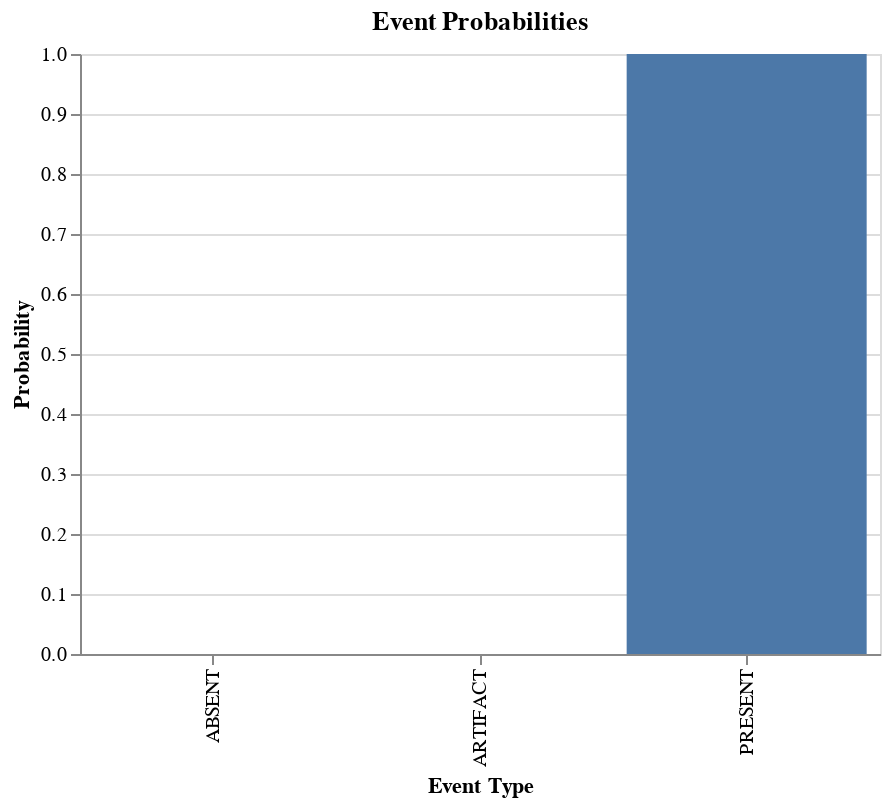

Express this chart as Vega-Lite.
### Vega-Lite specification from a JSON file in a GitHub repository (floating-point values rounded to 4 significant figures)
{"config": {"view": {"continuousWidth": 300, "continuousHeight": 300}}, "data": {"name": "data-51894788ae47da6bd776efa1600ca0e2"}, "mark": {"type": "bar"}, "encoding": {"tooltip": [{"field": "Event", "type": "nominal"}, {"field": "Probability", "format": ".6f", "type": "quantitative"}], "x": {"field": "Event", "title": "Event Type", "type": "nominal"}, "y": {"field": "Probability", "title": "Probability", "type": "quantitative"}}, "height": 300, "title": "Event Probabilities", "width": 400, "$schema": "https://vega.github.io/schema/vega-lite/v6.1.0.json", "datasets": {"data-51894788ae47da6bd776efa1600ca0e2": [{"Event": "PRESENT", "Probability": 1.0}, {"Event": "ABSENT", "Probability": 4.027e-07}, {"Event": "ARTIFACT", "Probability": 0.0}]}}
